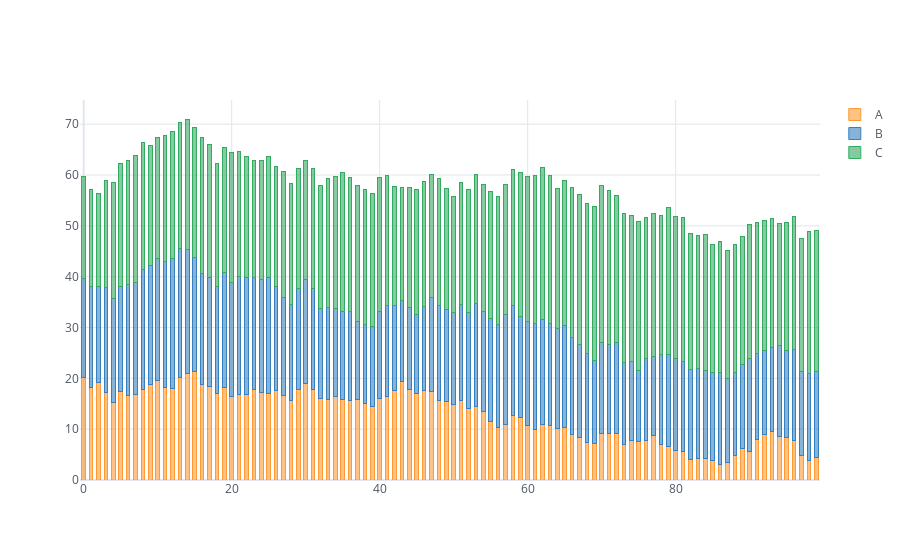

Notebook code cell kept with this figure:
### Code cell
cf.set_config_file(theme = 'white')
df.iplot(kind = 'bar', barmode = 'stack', bargap = 0.5)
